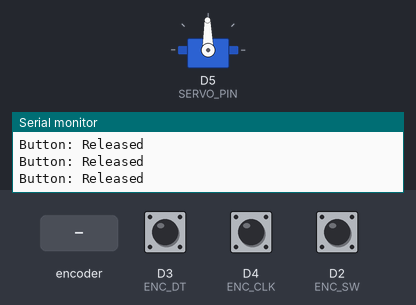
Recording of a sketch running on a simulated ESP8266 (NodeMCU). Shown: servo, the last lines printed to the serial monitor. Wiring (inferred from the names in the program): servo: signal D5. The inputs (shaded band) are chosen by the test bench; at power-on: D3 (ENC_DT) HIGH, D4 (ENC_CLK) HIGH, D2 (ENC_SW) HIGH. Servo pulses on a pin are drawn as a servo (544–2400 µs = 0–180°).

Above: at 1.4 s.
1.5 s: rotary encoder on D4 (ENC_CLK) / D3 (ENC_DT) turned 3 steps (first pin leading)
3.6 s: rotary encoder on D4 (ENC_CLK) / D3 (ENC_DT) turned 3 steps (first pin leading)
At 5.1 s:
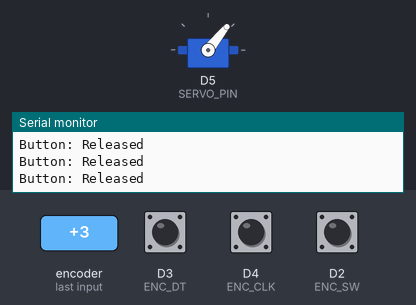
5.7 s: rotary encoder on D4 (ENC_CLK) / D3 (ENC_DT) turned 3 steps (first pin leading)
At 6.6 s:
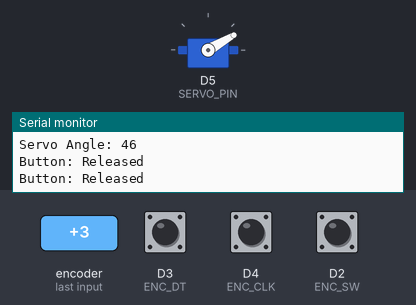
7.8 s: rotary encoder on D4 (ENC_CLK) / D3 (ENC_DT) turned 3 steps (first pin leading)
At 9.4 s:
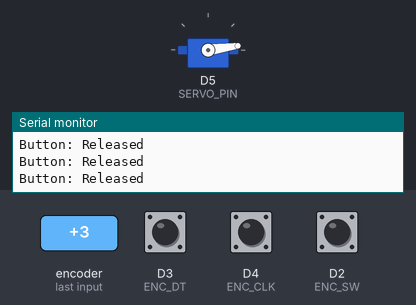
Timing chart, 0 to 10.9 s (numbered marks = the images above; inputs shaded):
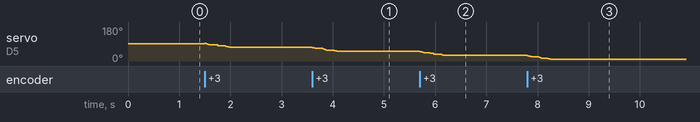

Measured:
- after the input at 3.6 s, servo on D5 (SERVO_PIN): moves from 73° to 51° over 0.47 s, starting at once
- after the input at 5.7 s, servo on D5 (SERVO_PIN): moves from 51° to 30° over 0.47 s, starting at once
- after the input at 7.8 s, servo on D5 (SERVO_PIN): moves from 30° to 8° over 0.47 s, starting at once

The sketch:

hello.ino
```cpp
#include <Arduino.h>

// --- Rotary Encoder Pins ---
#define ENC_SW   D2  // Encoder button (switch) input
#define ENC_DT   D3  // Encoder data A input
#define ENC_CLK  D4  // Encoder data B input

// --- Servo Control Pin ---
#define SERVO_PIN D5 // Servo control signal output

// --- Servo Config ---
#define MIN_ANGLE  30    // Minimum servo angle (°)
#define MAX_ANGLE  130   // Maximum servo angle (°)
#define PULSE_MIN  1000  // Pulse width at MIN_ANGLE (µs)
#define PULSE_MAX  2000  // Pulse width at MAX_ANGLE (µs)
#define PERIOD     20000 // Total PWM period (µs)

// --- Encoder state tracking ---
volatile long position = 0;    // Encoder tick count
int lastEncoded      = 0;      // Last 2-bit encoded state
int lastServoAngle   = -1;     // Last angle written to servo

// --- Interrupt Handler for Rotary Encoder ---
// Triggered on any change on DT or CLK pins
void IRAM_ATTR onEncoderChange() {
  int MSB     = digitalRead(ENC_DT);   // Most significant bit
  int LSB     = digitalRead(ENC_CLK);  // Least significant bit
  int encoded = (MSB << 1) | LSB;      // Combine bits to 2-bit value
  int sum     = (lastEncoded << 2) | encoded;
  // Detect rotation direction by bit patterns
  if (sum == 0b1101 || sum == 0b0100 || sum == 0b0010 || sum == 0b1011) position++;
  if (sum == 0b1110 || sum == 0b0111 || sum == 0b0001 || sum == 0b1000) position--;
  lastEncoded = encoded;  // Update state
}

// --- Servo Pulse Function ---
// Sends a single PWM pulse corresponding to desired angle
void writeServoAngle(int angle) {
  int pulse = map(angle, MIN_ANGLE, MAX_ANGLE, PULSE_MIN, PULSE_MAX);
  pulse = constrain(pulse, PULSE_MIN, PULSE_MAX);
  digitalWrite(SERVO_PIN, HIGH);          // Start pulse
  delayMicroseconds(pulse);               // Hold high for pulse width
  digitalWrite(SERVO_PIN, LOW);           // End pulse
  delayMicroseconds(PERIOD - pulse);      // Complete 20 ms period
}

void setup() {
  // Configure encoder pins with pull-ups
  pinMode(ENC_SW,  INPUT_PULLUP);
  pinMode(ENC_DT,  INPUT_PULLUP);
  pinMode(ENC_CLK, INPUT_PULLUP);
  // Configure servo control pin
  pinMode(SERVO_PIN, OUTPUT);
  // Attach interrupts for rotation detection
  attachInterrupt(digitalPinToInterrupt(ENC_DT),  onEncoderChange, CHANGE);
  attachInterrupt(digitalPinToInterrupt(ENC_CLK), onEncoderChange, CHANGE);
  Serial.begin(9600);  // Initialize serial for debugging
}

void loop() {
  static unsigned long lastPrint = 0;
  // Map encoder position to servo angle range
  int angle = map(position, -50, 50, MIN_ANGLE, MAX_ANGLE);
  angle = constrain(angle, MIN_ANGLE, MAX_ANGLE);

  // Only update servo if angle changed
  if (angle != lastServoAngle) {
    writeServoAngle(angle);
    Serial.print("Servo Angle: ");
    Serial.println(angle);
    lastServoAngle = angle;
  }

  // Every 200 ms, print button state
  if (millis() - lastPrint >= 200) {
    lastPrint = millis();
    Serial.print("Button: ");
    Serial.println(digitalRead(ENC_SW) == LOW ? "Pressed" : "Released");
  }
}
```
